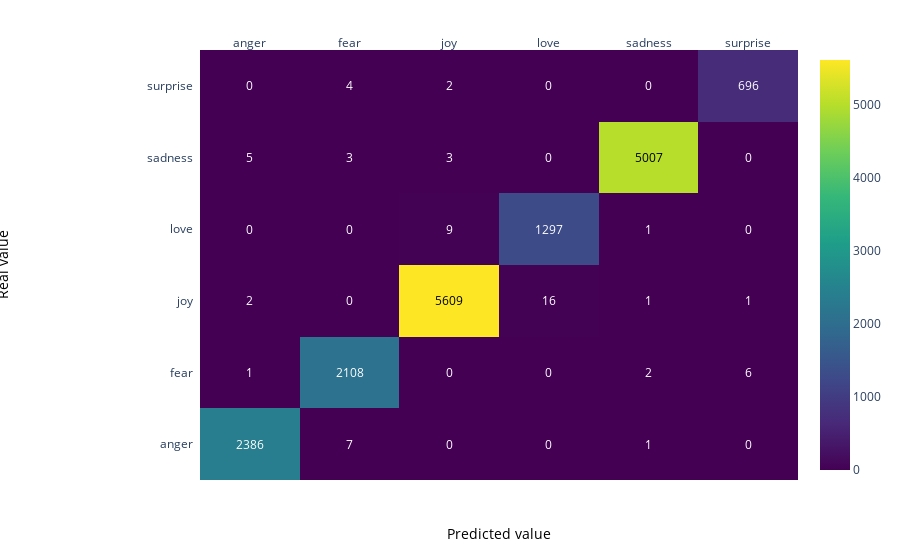

Source (notebook cell):
### Markdown cell above
### Matrice de confusion données d'entrainement

### Code cell
z = confusion_matrix(all_predictions, y_train)

x = list(np.unique(df.Emotion))
y =  list(np.unique(df.Emotion))

# change each element of z to type string for annotations
z_text = [[str(y) for y in x] for x in z]

# set up figure 
fig = ff.create_annotated_heatmap(z, x=x, y=y, annotation_text=z_text, colorscale='Viridis')

# add custom xaxis title
fig.add_annotation(dict(font=dict(color="black",size=14),
                        x=0.5,
                        y=-0.15,
                        showarrow=False,
                        text="Predicted value",
                        xref="paper",
                        yref="paper"))

# add custom yaxis title
fig.add_annotation(dict(font=dict(color="black",size=14),
                        x=-0.35,
                        y=0.5,
                        showarrow=False,
                        text="Real value",
                        textangle=-90,
                        xref="paper",
                        yref="paper"))

# adjust margins to make room for yaxis title
fig.update_layout(margin=dict(t=50, l=200))

# add colorbar
fig['data'][0]['showscale'] = True
fig.show()

### Figure 1 — Plotly figure (JSON) as saved in the notebook; plotly's stock layout.template omitted (floating-point values rounded to 4 significant figures)
{"data": [{"colorscale": [[0, "#440154"], [0.1111, "#482878"], [0.2222, "#3e4989"], [0.3333, "#31688e"], [0.4444, "#26828e"], [0.5556, "#1f9e89"], [0.6667, "#35b779"], [0.7778, "#6ece58"], [0.8889, "#b5de2b"], [1, "#fde725"]], "reversescale": false, "showscale": true, "type": "heatmap", "x": ["anger", "fear", "joy", "love", "sadness", "surprise"], "y": ["anger", "fear", "joy", "love", "sadness", "surprise"], "z": [[2386, 7, 0, 0, 1, 0], [1, 2108, 0, 0, 2, 6], [2, 0, 5609, 16, 1, 1], [0, 0, 9, 1297, 1, 0], [5, 3, 3, 0, 5007, 0], [0, 4, 2, 0, 0, 696]]}], "layout": {"annotations": [{"font": {"color": "#FFFFFF"}, "showarrow": false, "text": "2386", "x": "anger", "xref": "x", "y": "anger", "yref": "y"}, {"font": {"color": "#FFFFFF"}, "showarrow": false, "text": "7", "x": "fear", "xref": "x", "y": "anger", "yref": "y"}, {"font": {"color": "#FFFFFF"}, "showarrow": false, "text": "0", "x": "joy", "xref": "x", "y": "anger", "yref": "y"}, {"font": {"color": "#FFFFFF"}, "showarrow": false, "text": "0", "x": "love", "xref": "x", "y": "anger", "yref": "y"}, {"font": {"color": "#FFFFFF"}, "showarrow": false, "text": "1", "x": "sadness", "xref": "x", "y": "anger", "yref": "y"}, {"font": {"color": "#FFFFFF"}, "showarrow": false, "text": "0", "x": "surprise", "xref": "x", "y": "anger", "yref": "y"}, {"font": {"color": "#FFFFFF"}, "showarrow": false, "text": "1", "x": "anger", "xref": "x", "y": "fear", "yref": "y"}, {"font": {"color": "#FFFFFF"}, "showarrow": false, "text": "2108", "x": "fear", "xref": "x", "y": "fear", "yref": "y"}, {"font": {"color": "#FFFFFF"}, "showarrow": false, "text": "0", "x": "joy", "xref": "x", "y": "fear", "yref": "y"}, {"font": {"color": "#FFFFFF"}, "showarrow": false, "text": "0", "x": "love", "xref": "x", "y": "fear", "yref": "y"}, {"font": {"color": "#FFFFFF"}, "showarrow": false, "text": "2", "x": "sadness", "xref": "x", "y": "fear", "yref": "y"}, {"font": {"color": "#FFFFFF"}, "showarrow": false, "text": "6", "x": "surprise", "xref": "x", "y": "fear", "yref": "y"}, {"font": {"color": "#FFFFFF"}, "showarrow": false, "text": "2", "x": "anger", "xref": "x", "y": "joy", "yref": "y"}, {"font": {"color": "#FFFFFF"}, "showarrow": false, "text": "0", "x": "fear", "xref": "x", "y": "joy", "yref": "y"}, {"font": {"color": "#000000"}, "showarrow": false, "text": "5609", "x": "joy", "xref": "x", "y": "joy", "yref": "y"}, {"font": {"color": "#FFFFFF"}, "showarrow": false, "text": "16", "x": "love", "xref": "x", "y": "joy", "yref": "y"}, {"font": {"color": "#FFFFFF"}, "showarrow": false, "text": "1", "x": "sadness", "xref": "x", "y": "joy", "yref": "y"}, {"font": {"color": "#FFFFFF"}, "showarrow": false, "text": "1", "x": "surprise", "xref": "x", "y": "joy", "yref": "y"}, {"font": {"color": "#FFFFFF"}, "showarrow": false, "text": "0", "x": "anger", "xref": "x", "y": "love", "yref": "y"}, {"font": {"color": "#FFFFFF"}, "showarrow": false, "text": "0", "x": "fear", "xref": "x", "y": "love", "yref": "y"}, {"font": {"color": "#FFFFFF"}, "showarrow": false, "text": "9", "x": "joy", "xref": "x", "y": "love", "yref": "y"}, {"font": {"color": "#FFFFFF"}, "showarrow": false, "text": "1297", "x": "love", "xref": "x", "y": "love", "yref": "y"}, {"font": {"color": "#FFFFFF"}, "showarrow": false, "text": "1", "x": "sadness", "xref": "x", "y": "love", "yref": "y"}, {"font": {"color": "#FFFFFF"}, "showarrow": false, "text": "0", "x": "surprise", "xref": "x", "y": "love", "yref": "y"}, {"font": {"color": "#FFFFFF"}, "showarrow": false, "text": "5", "x": "anger", "xref": "x", "y": "sadness", "yref": "y"}, {"font": {"color": "#FFFFFF"}, "showarrow": false, "text": "3", "x": "fear", "xref": "x", "y": "sadness", "yref": "y"}, {"font": {"color": "#FFFFFF"}, "showarrow": false, "text": "3", "x": "joy", "xref": "x", "y": "sadness", "yref": "y"}, {"font": {"color": "#FFFFFF"}, "showarrow": false, "text": "0", "x": "love", "xref": "x", "y": "sadness", "yref": "y"}, {"font": {"color": "#000000"}, "showarrow": false, "text": "5007", "x": "sadness", "xref": "x", "y": "sadness", "yref": "y"}, {"font": {"color": "#FFFFFF"}, "showarrow": false, "text": "0", "x": "surprise", "xref": "x", "y": "sadness", "yref": "y"}, {"font": {"color": "#FFFFFF"}, "showarrow": false, "text": "0", "x": "anger", "xref": "x", "y": "surprise", "yref": "y"}, {"font": {"color": "#FFFFFF"}, "showarrow": false, "text": "4", "x": "fear", "xref": "x", "y": "surprise", "yref": "y"}, {"font": {"color": "#FFFFFF"}, "showarrow": false, "text": "2", "x": "joy", "xref": "x", "y": "surprise", "yref": "y"}, {"font": {"color": "#FFFFFF"}, "showarrow": false, "text": "0", "x": "love", "xref": "x", "y": "surprise", "yref": "y"}, {"font": {"color": "#FFFFFF"}, "showarrow": false, "text": "0", "x": "sadness", "xref": "x", "y": "surprise", "yref": "y"}, {"font": {"color": "#FFFFFF"}, "showarrow": false, "text": "696", "x": "surprise", "xref": "x", "y": "surprise", "yref": "y"}, {"font": {"color": "black", "size": 14}, "showarrow": false, "text": "Predicted value", "x": 0.5, "xref": "paper", "y": -0.15, "yref": "paper"}, {"font": {"color": "black", "size": 14}, "showarrow": false, "text": "Real value", "textangle": -90, "x": -0.35, "xref": "paper", "y": 0.5, "yref": "paper"}], "margin": {"l": 200, "t": 50}, "xaxis": {"dtick": 1, "gridcolor": "rgb(0, 0, 0)", "side": "top", "ticks": ""}, "yaxis": {"dtick": 1, "ticks": "", "ticksuffix": "  "}}}
